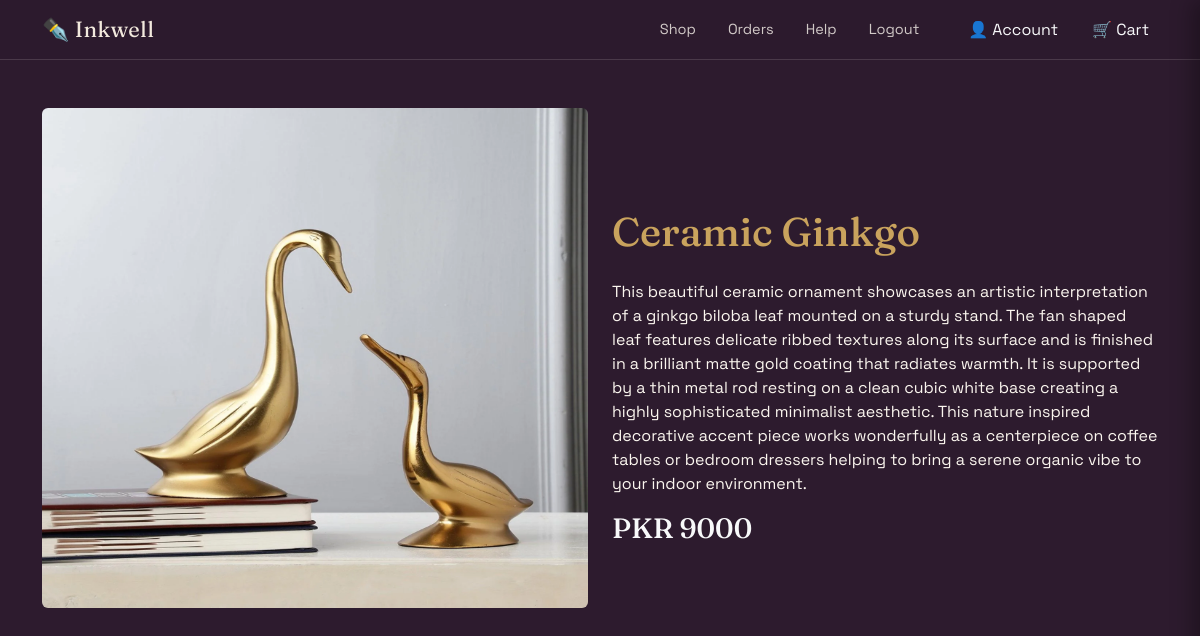
/stationaryshop/productdetail.php?proid=160, run on the app's committed database.
### tables this page shows
CREATE TABLE `products` (
  `id` int(11) NOT NULL,
  `Product_code` char(2) DEFAULT NULL,
  `Product_number` char(5) DEFAULT NULL,
  `Product_ID` char(7) DEFAULT NULL,
  `Product_name` varchar(100) DEFAULT NULL,
  `Description` text DEFAULT NULL,
  `quantity` bigint(100) NOT NULL,
  `Price` int(11) DEFAULT NULL,
  `category_Id` int(11) DEFAULT NULL,
  `Image` varchar(100) NOT NULL
);

### stationaryshop/productdetail.php (the view)
<?php
include('navbar.php');
if(isset($_GET['proid'])){
    $proid=$_GET['proid'];
    $detail_query=mysqli_query($con,"SELECT * FROM `products` WHERE id =$proid");
    $product=mysqli_fetch_array($detail_query)
?><section class="py-5">
        <div class="container">
            <div class="row ">
                <div class="col-lg-6 col-md-6 col-12 ">
                    <img src="../admin-pannel/img/<?php echo $product[9]; ?>" style="width:100%; height:500px;" class="img-fluid rounded" alt="<?php echo $product[4]; ?>">
                </div>
                <div class="col-lg-6 col-md-6 col-12" style="padding-top:100px;">
                    <h1  style="color:#C9A35D;"><?php echo $product[4]; ?></h1>
                    <p class="mt-4"><?php echo $product[5]; ?></p>
                    <h3 class="text-primary text-light">PKR <?php echo $product[7]; ?></h3>
                </div>
            </div>
        </div>
    </section>
    <?php }?>

### stationaryshop/style.css (style rules this page uses)
:root { --plum: #2D1B2E; --plum-light: #3D2840; --coral: #E8634A; --coral-dark: #C44A33; --gold: #C9A35D; --sage: #8A9A7E; --cream: #FBF6EF; --blush: #F7E8E0; --line: rgba(251, 246, 239, 0.14); }
* { margin: 0; padding: 0; box-sizing: border-box; }
html, body { font-family: 'Space Grotesk', sans-serif; background-color: var(--plum); color: var(--cream); height: 100%; }
h1, h2, h3, h4, h5, h6 { font-family: 'Fraunces', serif; font-weight: 500; }

### data on the page
products: Image (picture), Product_name "Ceramic Ginkgo", Description "This beautiful ceramic ornament showcases an artistic interpretation of a ginkgo biloba leaf mounted on a sturdy stand. The fan shaped leaf features delicate ribbed textures along its surface and is finished in a brilliant matte gold coating that radiates warmth. It is supported by a thin metal rod resting on a clean cubic white base creating a highly sophisticated minimalist aesthetic. This nature inspired decorative accent piece works wonderfully as a centerpiece on coffee tables or bedroom dressers helping to bring a serene organic vibe to your indoor environment.", Price "9000"
